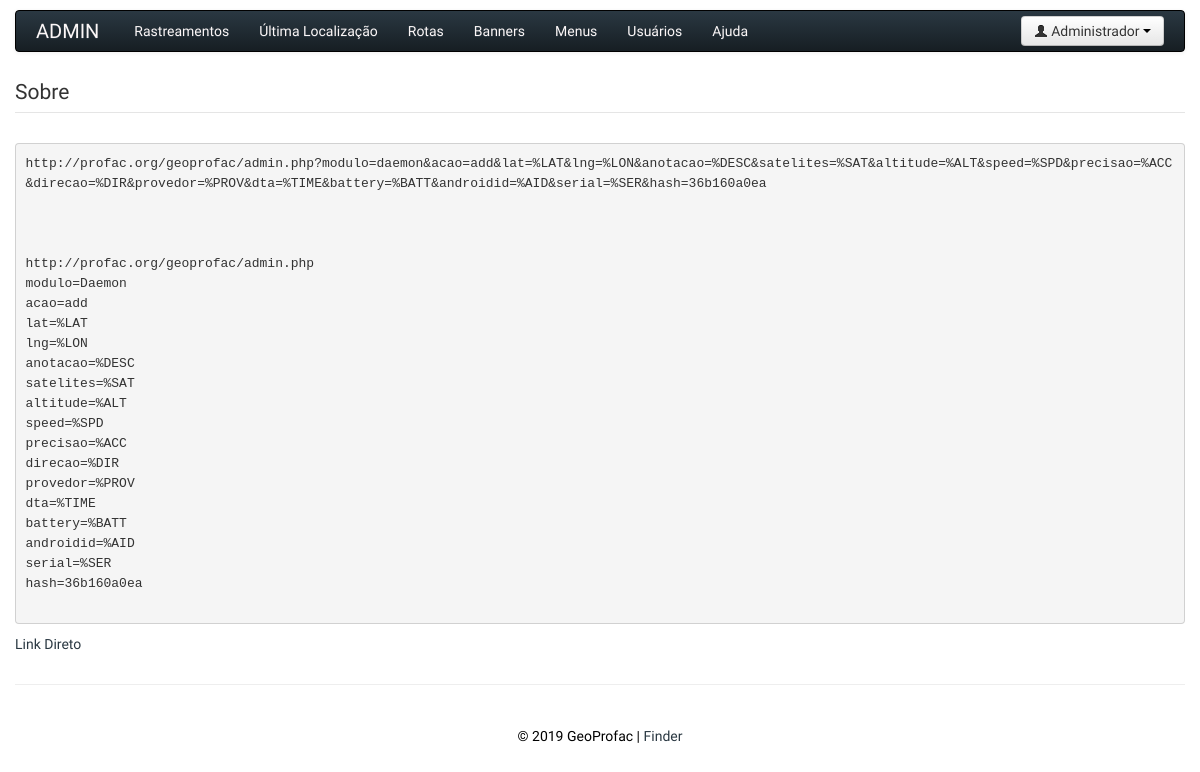
Screenshot of /admin.php?modulo=Conteudos&acao=exibir&id=1 (signed in) with the database file from the repository.
### tables this page shows
CREATE TABLE IF NOT EXISTS `shr_menus` (
  `id` int(11) NOT NULL AUTO_INCREMENT,
  `prf_id` varchar(10) NOT NULL,
  `descricao` varchar(30) NOT NULL,
  `link` varchar(100) NOT NULL,
  PRIMARY KEY (`id`),
  KEY `menus_fk` (`prf_id`),
  CONSTRAINT `menus_fk` FOREIGN KEY (`prf_id`) REFERENCES `shr_perfis` (`id`) ON UPDATE CASCADE
);

CREATE TABLE IF NOT EXISTS `shr_conteudos` (
  `id` int(11) NOT NULL AUTO_INCREMENT,
  `titulo` varchar(60) NOT NULL,
  `texto` text NOT NULL,
  PRIMARY KEY (`id`)
);

### admin.php (called while the page is built, shortened)
<?php
try
{
	new Controller(Perfis::ADMINISTRATIVO);
}
	catch (\Exception $e)
	{
		echo $e->getMessage();
	}

### src/Lib/Config.class.php (called while the page is built, shortened)
<?php
final class Config
{
	static private $config;
	static public function carregar( $arquivo = 'config.php' )
	{
		self::$config = include __DIR__ . "/../../config/{$arquivo}";
	}
	static public function get( $param )
	{
		$parametro = explode('.', $param );
		$retorno = self::$config;
		foreach( $parametro as $par ) {
			if( isset( $retorno[ $par ] ) ) {
				$retorno = $retorno[ $par ];
			} else {
				throw new \Exception('Parametro nao encontrado!');
			}
		}
		return $retorno;
	}
}

### autoloader.php (called while the page is built, shortened)
<?php
function autoloader($classe)
{
	$extensoes = array ('class.php', 'trait.php');
	$classe = str_replace('\\', '/', $classe);
	foreach ($extensoes as $extensao)
	{
		$path_classe = __DIR__ . "/src/{$classe}.{$extensao}";
		if (file_exists($path_classe))
		{
			break;
		}
	}
}

### src/Lib/Banco.class.php (called while the page is built, shortened)
<?php
final class Banco
{
  	static private $obj_Banco;
  	private $obj_PDO;
  	static public function getInstancia()
  	{
    	if( !self::$obj_Banco ) {
      		self::$obj_Banco = new Banco();
      		self::$obj_Banco->conectar();
    	}
    	return self::$obj_Banco;
  	}
	private function conectar()
	{
		switch( Config::get('pdo.driver') ) {
		    default:
		    	$dsn  = Config::get('pdo.driver') . ':host=' . Config::get('pdo.host')
		    	      . ';dbname='.Config::get('pdo.dbname');
		    	$user  = Config::get('pdo.user');
		    	$pass  = Config::get('pdo.pass');
				$encod = Config::get('pdo.encod');
		}
    	$this->obj_PDO = new \PDO( $dsn, $user, $pass );
    	$this->obj_PDO->setAttribute( \PDO::ATTR_ERRMODE,
    								  \PDO::ERRMODE_EXCEPTION );
    	$this->obj_PDO->setAttribute( \PDO::ATTR_DEFAULT_FETCH_MODE,
                                      \PDO::FETCH_OBJ );
		$this->obj_PDO->exec("SET NAMES $encod");
  	}
    public function consultarSQL( $sql, array $valores = array() )
    {
    	$statement = $this->obj_PDO->prepare( $sql );
    	$statement->execute( $valores );
    	return $statement->fetchAll();
  	}
  	public function selecionar( ModelData $ModelData, $todos = true )
  	{
  		$sql = "SELECT * FROM {$ModelData->getTabela()}";
  		$parametro_where = array();
		if( $todos == false ) {
      		$sql .= " WHERE {$ModelData->getPrimaryKey()} = ?";
      		$parametro_where[] = $ModelData->getValorPrimaryKey();
    	}
    	$statement = $this->obj_PDO->prepare( $sql );
	    $statement->execute( $parametro_where );
	    if( $todos ) {
      		return $statement->fetchAll();
    	} else {
      		return $statement->fetch();
    	}
    }
}

### src/Model/ModelBase.class.php (called while the page is built, shortened)
<?php
abstract class ModelBase {
	public function __construct()
	{
		$this->obj_ModelData = new ModelData( static::TABELA, static::PRIMARY_KEY, $this->colunas);
		$this->obj_Banco 	 = Banco::getInstancia();
	}
}

### src/Model/Menus.class.php (called while the page is built, shortened)
<?php
class Menus extends ModelBase
{
	public function retornarItens( $tipo )
	{
		$sql = "SELECT descricao, link "
			 . "FROM " . self::TABELA
			 . " WHERE prf_id = ? "
			 . "ORDER BY id ASC";
		return $this->obj_Banco->consultarSQL($sql, array( $tipo ) );
	}
}

### src/Lib/Log.trait.php (called while the page is built, shortened)
<?php
trait Log
{
	public function escrever( $mensagem )
	{
		$data        = date('d/m/Y H:i:s');
	}
}

### src/Model/ModelData.class.php (called while the page is built, shortened)
<?php
final class ModelData {
  	private $tabela;
  	private $primary_key;
  	private $coluna;
  	private $obj_std;
  	public function __construct( $tabela, $pk, array $coluna )
  	{
    	$this->tabela 		= $tabela;
    	$this->primary_key 	= $pk;
    	$this->coluna 		= $coluna;
    	$this->obj_std		= new \stdClass();
    	foreach( $coluna as $col ) {
    		if( $col != $pk ) {
    			$this->obj_std->$col = null;
    		}
    	}
  	}
  	public function getTabela()
  	{
    	return $this->tabela;
  	}
  	public function getPrimaryKey()
  	{
    	return $this->primary_key;
  	}
  	public function getValorPrimaryKey()
  	{
    	return $this->obj_std->{$this->primary_key};
  	}
  	public function __set( $propriedade, $valor )
  	{
  		if( in_array( $propriedade, $this->coluna ) ) {
  			$this->obj_std->{$propriedade} = $valor;
  		}
  	}
}

### src/Model/Conteudos.class.php (called while the page is built, shortened)
<?php
class Conteudos extends ModelBase
{
	public function exibir()
	{
	    return $this->obj_Banco->selecionar( $this->obj_ModelData, false );
	}
}

### templates/admin/_cabecalho.tpl.php (the view, shortened to what this page needs)
<!DOCTYPE html>
<html lang="en">
    <head>
        <link href="<?php echo $path?>css/bootstrap.css" rel="stylesheet">
        <link href="<?php echo $path?>css/bootstrap-responsive.css" rel="stylesheet">
    </head>
    <body>
        <div class="container">
            <?php if(isset($_SESSION['funcionarios'])): ?>
                <div class="navbar">
                    <div class="navbar-inner">
                        <a class="brand" href="admin.php">
                            ADMIN
                        </a>
                        <ul class="nav">
                            <?php foreach($items_menu as $item): ?>
                              <li>
                                  <a href="<?php echo $item->link; ?>"><?php echo $item->descricao; ?></a>
                              </li>
                            <?php endforeach; ?>
                        </ul>
                        <div class="btn-group pull-right">
                            <a class="btn dropdown-toggle" data-toggle="dropdown" href="#">
                                <i class="icon-user"></i> <?php echo $_SESSION['funcionarios']['nome']; ?> <span class="caret"></span>
                            </a>
                        </div>
                    </div>
                </div>
            <?php endif; ?>

### templates/admin/conteudos/exibir.tpl.php
<form class="form-horizontal">
    <fieldset>
        <?php if ($dados): ?>
        <legend><?php echo $dados->titulo; ?></legend>
        <p align="justify">
            <?php echo $dados->texto; ?>
        </p>
        <?php else: ?>
        <legend>Conteúdo não encontrado</legend>
        <?php endif; ?>
    </fieldset>
</form>

### rows the page displays
shr_menus: descricao "Rastreamentos"
shr_menus: descricao "Última Localização"
shr_menus: descricao "Rotas"
shr_menus: descricao "Banners"
shr_menus: descricao "Menus"
shr_menus: descricao "Usuários"
shr_menus: descricao "Ajuda"
shr_conteudos: titulo "Sobre", texto "http://profac.org/geoprofac/admin.php?modulo=daemon&acao=add&lat=%LAT&lng=%LON&anotacao=%DESC&satelites=%SAT&altitude=%ALT&speed=%SPD&precisao=%ACC&direcao=%DIR&provedor=%PROV&dta=%TIME&battery=%BATT&androidid=%AID&serial=%SER&hash=36b160a0ea http://profac.org/geoprofac/admin.php modulo=Daemon acao=add lat=%LAT lng=%LON anotacao=%DESC satelites=%SAT altitude=%ALT speed=%SPD precisao=%ACC direcao=%DIR provedor=%PROV dta=%TIME battery=%BATT androidid=%AID serial=%SER hash=36b160a0ea Link Direto"

### other values shown
$_SESSION['funcionarios']['nome'] "Administrador"
gmdate('Y') "2019"
